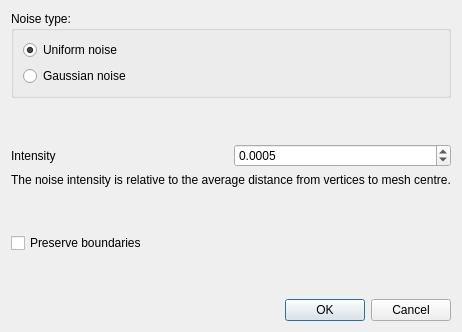
<?xml version="1.0" encoding="UTF-8"?>
<ui version="4.0">
 <class>Settings_Noise</class>
 <widget class="QDialog" name="Settings_Noise">
  <property name="geometry">
   <rect>
    <x>0</x>
    <y>0</y>
    <width>420</width>
    <height>208</height>
   </rect>
  </property>
  <property name="windowTitle">
   <string>Settings</string>
  </property>
  <layout class="QVBoxLayout" name="verticalLayout">
   <property name="sizeConstraint">
    <enum>QLayout::SetFixedSize</enum>
   </property>
   <item>
    <widget class="QGroupBox" name="verticalGroupBox">
     <property name="title">
      <string>Noise type:</string>
     </property>
     <layout class="QVBoxLayout" name="verticalLayout_4">
      <item>
       <widget class="QRadioButton" name="radioUniform">
        <property name="text">
         <string>Uniform noise</string>
        </property>
        <property name="checked">
         <bool>true</bool>
        </property>
       </widget>
      </item>
      <item>
       <widget class="QRadioButton" name="radioGaussian">
        <property name="text">
         <string>Gaussian noise</string>
        </property>
       </widget>
      </item>
     </layout>
    </widget>
   </item>
   <item>
    <spacer name="verticalSpacer">
     <property name="orientation">
      <enum>Qt::Vertical</enum>
     </property>
     <property name="sizeHint" stdset="0">
      <size>
       <width>20</width>
       <height>40</height>
      </size>
     </property>
    </spacer>
   </item>
   <item>
    <layout class="QGridLayout" name="gridLayout">
     <item row="0" column="0">
      <widget class="QLabel" name="label">
       <property name="text">
        <string>Intensity</string>
       </property>
      </widget>
     </item>
     <item row="0" column="3">
      <widget class="QDoubleSpinBox" name="Intensity">
       <property name="decimals">
        <number>4</number>
       </property>
       <property name="maximum">
        <double>1.000000000000000</double>
       </property>
       <property name="singleStep">
        <double>0.000100000000000</double>
       </property>
       <property name="value">
        <double>0.000500000000000</double>
       </property>
      </widget>
     </item>
    </layout>
   </item>
   <item>
    <widget class="QLabel" name="label_2">
     <property name="text">
      <string>The noise intensity is relative to the average distance from vertices to mesh centre.</string>
     </property>
    </widget>
   </item>
   <item>
    <spacer name="verticalSpacer_2">
     <property name="orientation">
      <enum>Qt::Vertical</enum>
     </property>
     <property name="sizeHint" stdset="0">
      <size>
       <width>20</width>
       <height>40</height>
      </size>
     </property>
    </spacer>
   </item>
   <item>
    <widget class="QCheckBox" name="PreserveBoundaries">
     <property name="text">
      <string>Preserve boundaries</string>
     </property>
    </widget>
   </item>
   <item>
    <spacer name="verticalSpacer_3">
     <property name="orientation">
      <enum>Qt::Vertical</enum>
     </property>
     <property name="sizeHint" stdset="0">
      <size>
       <width>20</width>
       <height>40</height>
      </size>
     </property>
    </spacer>
   </item>
   <item>
    <widget class="QDialogButtonBox" name="buttonBox">
     <property name="orientation">
      <enum>Qt::Horizontal</enum>
     </property>
     <property name="standardButtons">
      <set>QDialogButtonBox::Cancel|QDialogButtonBox::Ok</set>
     </property>
    </widget>
   </item>
  </layout>
 </widget>
 <resources/>
 <connections>
  <connection>
   <sender>buttonBox</sender>
   <signal>accepted()</signal>
   <receiver>Settings_Noise</receiver>
   <slot>accept()</slot>
   <hints>
    <hint type="sourcelabel">
     <x>248</x>
     <y>254</y>
    </hint>
    <hint type="destinationlabel">
     <x>157</x>
     <y>274</y>
    </hint>
   </hints>
  </connection>
  <connection>
   <sender>buttonBox</sender>
   <signal>rejected()</signal>
   <receiver>Settings_Noise</receiver>
   <slot>reject()</slot>
   <hints>
    <hint type="sourcelabel">
     <x>316</x>
     <y>260</y>
    </hint>
    <hint type="destinationlabel">
     <x>286</x>
     <y>274</y>
    </hint>
   </hints>
  </connection>
 </connections>
</ui>
